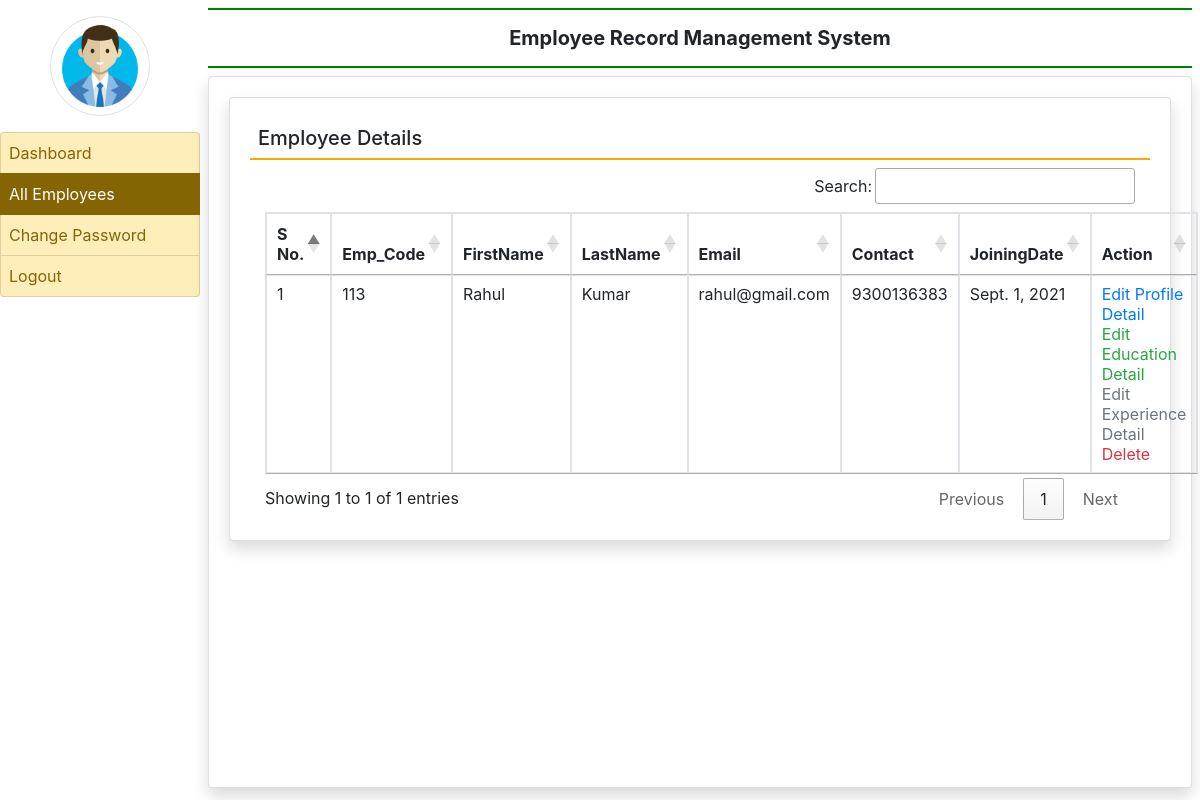
Screenshot of /all_employee (signed in) with the database file from the repository.
### employee/models.py (models this page shows, shortened)
class EmployeeDetail(models.Model):
    user = models.ForeignKey(User, on_delete=models.CASCADE, null=True)
    empcode = models.CharField(max_length=100, null=True)
    empdept = models.CharField(max_length=100,null=True)
    designation = models.CharField(max_length=100,null=True)
    contact = models.CharField(max_length=15, null=True)
    gender = models.CharField(max_length=20,null=True)
    joiningdate = models.DateField(null=True)

### employee/views.py (the view)
# urls.py: path('all_employee',all_employee, name='all_employee'),
def all_employee(request):
    if not request.user.is_authenticated:
        return redirect('admin_login')
    employee = EmployeeDetail.objects.all()
    return render(request, 'all_employee.html',locals())

### employee/templates/all_employee.html
{% extends 'admin_base.html' %}
{% block main  %}
<div class="card shadow">
    <div class="card-body">
        <h5 class="p-2" style="border-bottom: 2px solid orange;">Employee Details</h5>
<div class="container-fluid">
        <table class="table table-bordered table-sm" id="example">
            <thead>
                <tr>
                    <th>S No.</th>
                    <th>Emp_Code</th>
                    <th>FirstName</th>
                    <th>LastName</th>
                    <th>Email</th>
                    <th>Contact</th>
                    <th>JoiningDate</th>
                    <th>Action</th>
                </tr>
            </thead>
            <tbody>
                {% for i in employee %}
                <tr>
                    <td>{{forloop.counter}}</td>
                    <td>{{i.empcode}}</td>
                    <td>{{i.user.first_name}}</td>
                    <td>{{i.user.last_name}}</td>
                    <td>{{i.user.username}}</td>
                    <td>{{i.contact}}</td>
                    <td>{{i.joiningdate}}</td>
                    <td><a href="{% url 'edit_profile' i.id %}" class="text-primary">Edit Profile Detail</a>
                        <br><a href="{% url 'edit_education' i.user.id %}" class="text-success">Edit Education Detail</a>
                        <br><a href="{% url 'edit_experience' i.user.id %}" class="text-secondary">Edit Experience Detail</a>
                        <br><a href="{% url 'delete_employee' i.user.id %}" class="text-danger" onclick="return confirm('Are You Sure?')">Delete</a>
                        </td>
                </tr>
                {% endfor %}
            </tbody>
        </table>
</div>
</div>
</div>
{% endblock %}

### rows the page displays
EmployeeDetail: empcode "113", user.first_name "Rahul", user.last_name "Kumar", user.username "rahul@gmail.com", contact "9300136383", joiningdate "Sept. 1, 2021"
